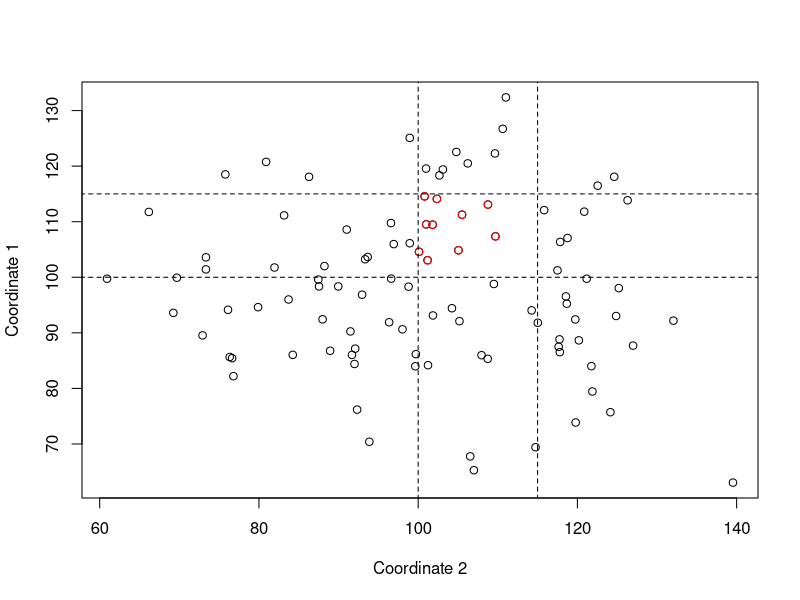
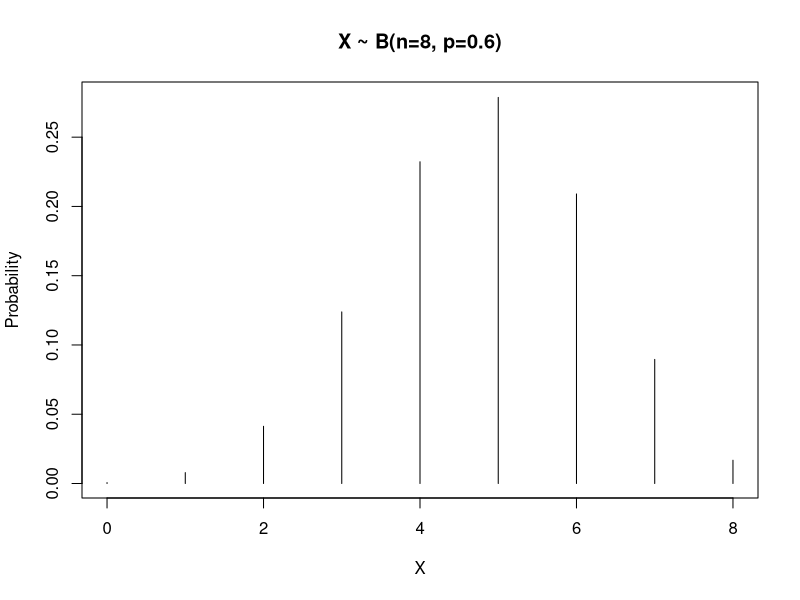
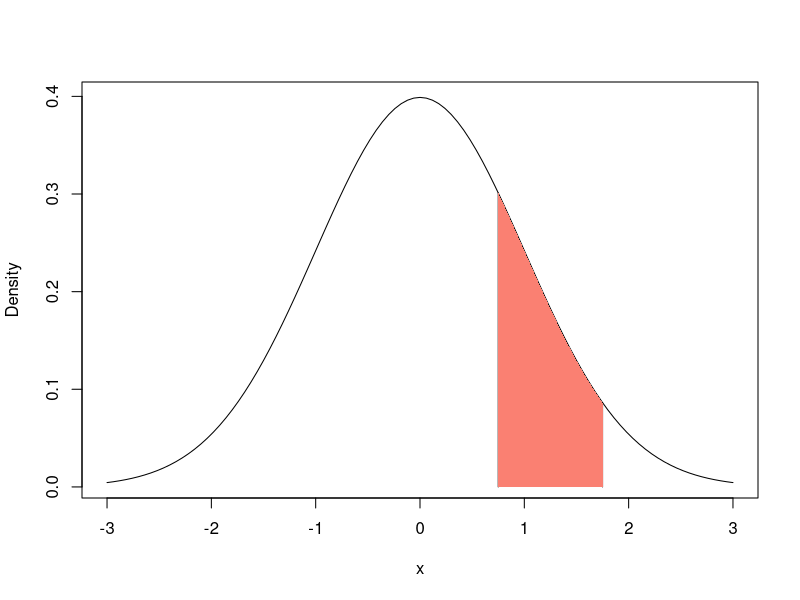
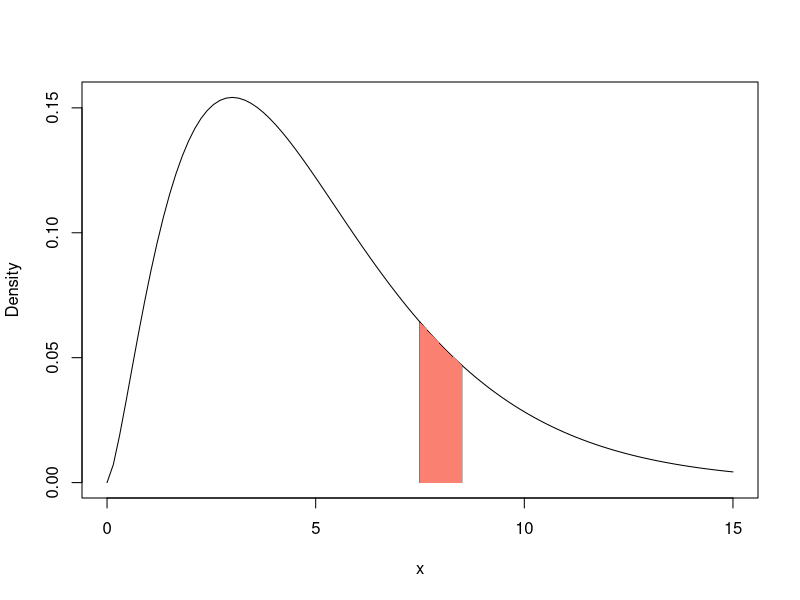
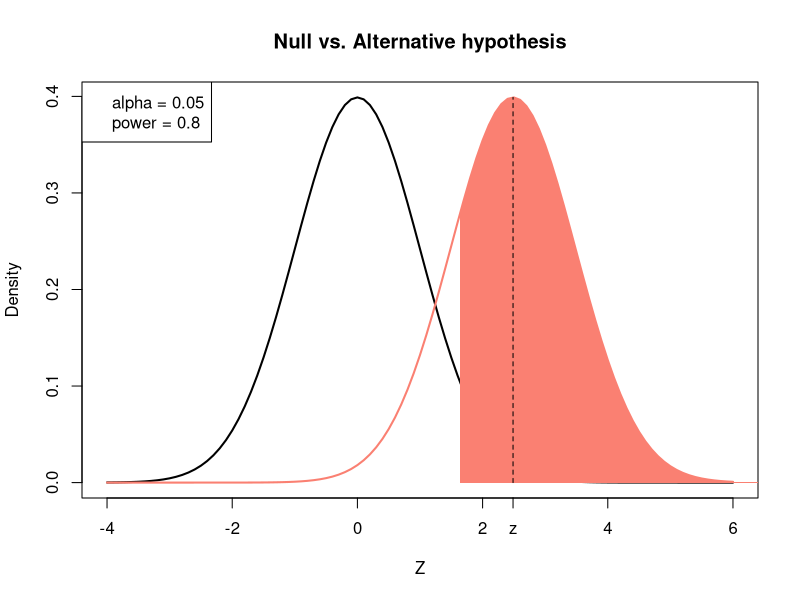
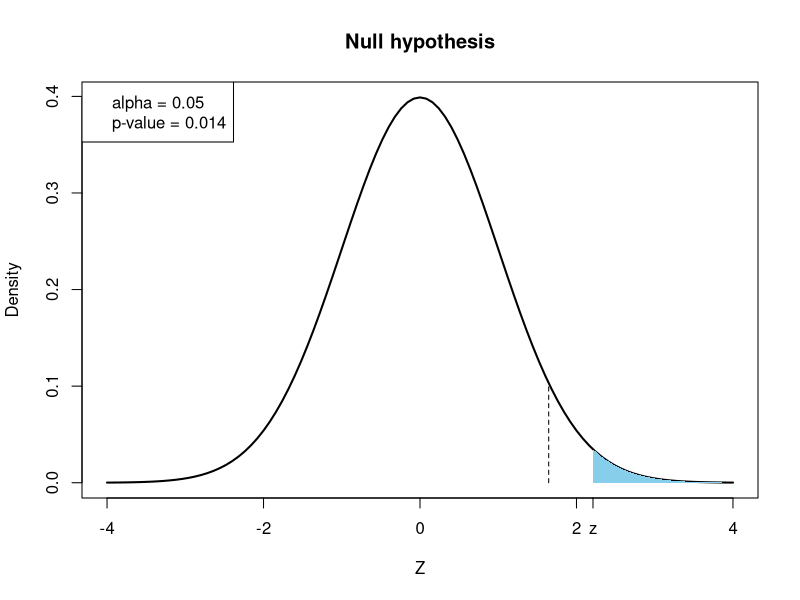
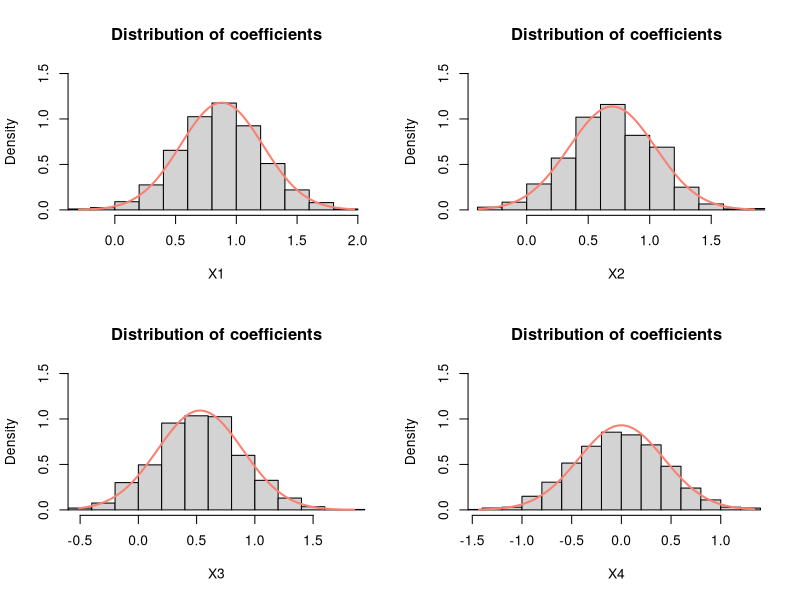
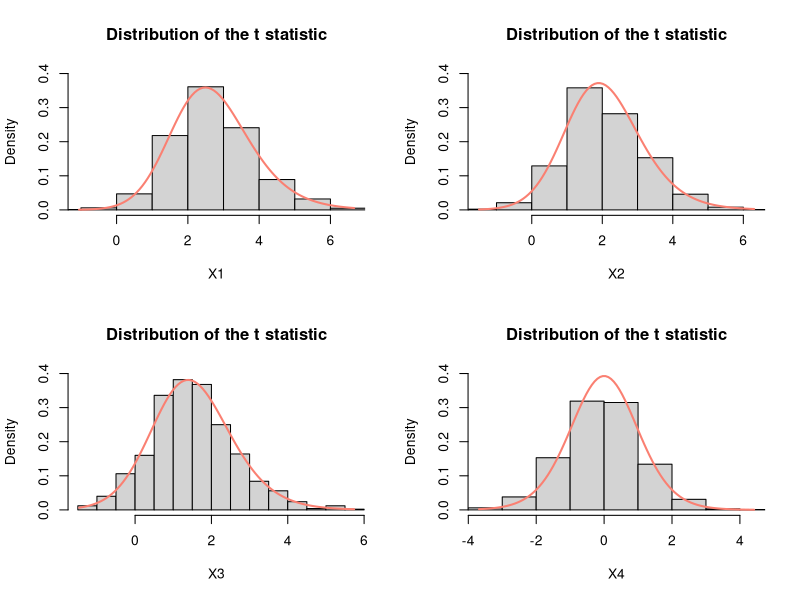

The R source for these figures, in order:
## ---- chunk 1
3 + 2              # Sum
5 - 2              # Subtraction
3 * 4              # Multiplication
15 / 5             # Division
2^3                # Power
10 + (2 + 3) * 3^2 # Preference order for computing
## ---- chunk 2
a <- 3 # Best option
3 -> a # Less common...
a = 3  # Not recommended
a      # Visualize the object
## ---- chunk 3
# TRUE <- 4 # Error
?reserved # See reserved words
?objects
## ---- chunk 4
a <- 3
b <- 2
c <- a + b
## ---- chunk 5
a <- 1
b <- 2
c <- 1 + 2
## ---- chunk 6
d <- "cat"
e <- "dog"
## ---- chunk 7
d <- factor("cat")
e <- "dog"
## ---- chunk 8
A <- 5
A == A # TRUE
B <- 5
A == B # TRUE

a <- 4
A == a # FALSE: R is case-sensitive
A > a  # TRUE: A is greater than a
## ---- chunk 9
i <- 1i           # Square root of -1
exp(i*pi) + 1     # Euler's identity
## ---- chunk 10
?Constants
pi
## ---- chunk 11
n <- c(1, 2, 3, 4)                           # Numeric
l <- c(TRUE, FALSE)                          # Logical
k <- c("cat", "dog")                         # Character
k <- factor(c("cat", "dog"), ordered = TRUE) # Factor
x <- c(1 + 2i, 4i)                           # Complex

# Preference order:
# 1. Character
# 2. Complex
# 3. Numeric
# 4. Logical / Factor
## ---- chunk 12
# Vector of numbers from 0 to 20 by steps of 2:
y <- seq(from = 0, to = 20, by = 2)
w <- 1:4 # Vector of integers from 1 to 4

# Concatenate the vectors:
z <- c(y, w)

# Take samples from random variables:
set.seed(2025)
rbinom(n = 10, size = 5, prob = 0.5)
rnorm(n = 10, mean = 0, sd = 1)
rt(n = 10, df = 5)
rchisq(n = 10, df = 5)
runif(n = 10, min = 0, max = 1)

# Random letters and categories:
sample(x = letters, size = 10, replace = TRUE)
sample(c("dog", "cat"), size = 5, replace = TRUE)

# Automatic creation of long character vectors:
paste("Sujeto", 1:20, sep = "")
## ---- chunk 13
z <- 1:6

# Extract elements:
z[1]
z[c(2, 5)]

# Remove elements:
z[-1]
z[-c(2, 5)]
## ---- chunk 14
x <- sample(x = 1:5, size = 6, replace = TRUE)

mean(x)
median(x)
var(x)
sd(x)
min(x)
max(x)
sum(x)
prod(x)
log(x)
exp(x)
length(x)
head(x, n = 3)
tail(x, n = 3)
table(x)

?mean
x[1] <- NA
mean(x, na.rm = TRUE)
## ---- chunk 15
x <- rnorm(n = 100, mean = 100, sd = 15)
y <- rnorm(n = 100, mean = 100, sd = 15)

plot(x, y, ylab = "Coordinate 1", xlab = "Coordinate 2")

# Highlight specific coordinates:
condition <- x > 100 & x < 115 & y > 100 & y < 115
indices <- which(condition)
points(x[indices], y[indices], col = "red")

# Draw segments:
segments(x0 = 100, x1 = 100, y0 = 0, y1 = 150, lty = "dashed")
segments(x0 = 115, x1 = 115, y0 = 0, y1 = 150, lty = "dashed")
segments(x0 = 0, x1 = 150, y0 = 100, y1 = 100, lty = "dashed")
segments(x0 = 0, x1 = 150, y0 = 115, y1 = 115, lty = "dashed")
## ---- chunk 16
set.seed(123)                           # Random seed
N <- 1000                               # Sample size
n <- 8                                  # Number of trials
prob <- 0.60                            # Probability of success
b <- rbinom(N, size = n, prob = prob)   # 1000 samples from Binomial
empirical <- table(b)/1000              # Empirical proportions

factural <- dbinom(0:n, size = n,
                   prob = prob)         # Theoretical proportions
cbind(empirical, factural)              # Compare empirical and theoretical

# Plot the theoretical distribution:
plot(0:n, factural, main = paste("X ~ B(n=", n, ", p=", prob, ")", sep = ""),
     xlab = "X", ylab = "Probability", type = "h")
## ---- chunk 17
X <- rnorm(n = 100000, mean = 0, sd = 1)

x <- 1.25
delta <- 1
mean((X > x-delta/2 & X < x+delta/2)) / delta

dnorm(x, mean = 0, sd = 1)

curve(dnorm(x, mean = 0, sd = 1), xlim = c(-3, 3), ylab = "Density")
segments(x0 = x-delta/2, x1 = x-delta/2, y0 = 0, y1 = dnorm(x-delta/2))
segments(x0 = x+delta/2, x1 = x+delta/2, y0 = 0, y1 = dnorm(x+delta/2))

x_fill <- seq(x - delta/2, x + delta/2, length.out = 100)
y_fill <- dnorm(x_fill, mean = 0, sd = 1)

polygon(c(x - delta/2, x_fill, x + delta/2),
        c(0, y_fill, 0),
        col = "salmon", border = NA)
## ---- chunk 18
df <- 5
X <- rchisq(n = 100000, df = df)

x <- 8
delta <- 1
mean((X > x-delta/2 & X < x+delta/2)) / delta

dchisq(x, df = df)

curve(dchisq(x, df = df), xlim = c(0, 15), ylab = "Density")
segments(x0 = x-delta/2, x1 = x-delta/2, y0 = 0, y1 = dchisq(x-delta/2, df = df))
segments(x0 = x+delta/2, x1 = x+delta/2, y0 = 0, y1 = dchisq(x+delta/2, df = df))

x_fill <- seq(x - delta/2, x + delta/2, length.out = 100)
y_fill <- dchisq(x_fill, df = df)

polygon(c(x - delta/2, x_fill, x + delta/2),
        c(0, y_fill, 0),
        col = "salmon", border = NA)
## ---- chunk 19
# Create a matrix with a number of rows and columns:
N <- matrix(1:4, nrow = 2, ncol = 2)
N

# Create a matrix by binding vectors:
x1 <- rnorm(n = 5, mean = 0, sd = 1)
x2 <- runif(n = 5, min = 0, max = 1)
rbind(x1, x2)
X <- cbind(x1, x2)
X

# Set names:
colnames(X) <- paste("Score", 1:2, sep = "_")
rownames(X) <- paste("Suject", 1:5, sep = " ")
X
## ---- chunk 20
X <- matrix(rnorm(2*4), nrow = 2, ncol = 4)
X

X[2, 4] # Element in row 2, column 4
X[2, ]  # All elements in row 2
X[, 4]  # All elements in column 4
## ---- chunk 21
# Matrix by vector multiplication:
set.seed(123)
N <- 20
p <- 4
b <- rnorm(n = p, mean = 0.5, sd = 2)
X <- matrix(rnorm(N*p), nrow = N, ncol = p-1)
X <- cbind(1, X)

e <- rnorm(N, mean = 0, sd = 1.5)
y <- X %*% b + e

fit <- lm(y ~ 0 + X)
summary(fit)
fit$coefficients
solve(t(X) %*% X) %*% t(X) %*% y
## ---- chunk 22
Z <- matrix(rnorm(6), nrow = 3, ncol = 2)
Y <- matrix(rnorm(6), nrow = 2, ncol = 3)
ZY <- Z %*% Y
ZY

Z[, 1, drop = FALSE] %*% Y[1, , drop = FALSE] +
  Z[, 2, drop = FALSE] %*% Y[2, , drop = FALSE]
## ---- chunk 23
ncol(ZY)
nrow(ZY)
rowSums(ZY)
colMeans(ZY)

# Apply a custom function to each column
X <- matrix(runif(16), nrow = 4, ncol = 4)

geomean <- function(x) {
  n <- length(x)
  result <- prod(x)^(1/n)
  return(result)
}

apply(X, MARGIN = 2, FUN = geomean)
## ---- chunk 24
A <- array(rnorm(2*3*4), dim = c(2, 3, 4))
A

apply(A, MARGIN = 2, FUN = mean)      # Across dimensions 1 and 3
apply(A, MARGIN = c(1, 2), FUN = sum) # Across slices
## ---- chunk 25
N <- 100
x1 <- sample(c("dog", "cat"), size = N, replace = TRUE)
x2 <- sample(1:4, size = N, replace = TRUE)

df <- data.frame(pet = x1, score = x2)
df$pet
df$score

fit <- lm(score ~ pet, data = df)
summary(fit)
## ---- chunk 26
L <- list(1, 1:5, matrix(1:16, nrow = 4, ncol = 4))
L

# Multiply and sum rank-1 matrices using lapply
f <- function(i) {
  x <- Z[, i, drop = FALSE] %*% Y[i, , drop = FALSE]
  return(x)
}
ZY <- lapply(1:ncol(Z), FUN = f)
ZY
ZY[[1]] + ZY[[2]]
## ---- chunk 27
objects()
ls()
## ---- chunk 28
set.seed(123) # Fix the seed to get the same random numbers

# Setup:
N <- 10                               # Sample size
x <- rnorm(N, mean = 0, sd = 1)       # Predictor / Independent variable
sigma <- 1.5                          # Standard deviation of the errors
true_se <- sigma / sqrt(var(x)*(N-1)) # True standard error of b
power <- 0.80                         # Statistical power
alpha <- 0.05                         # Type-I error
threshold <- qnorm(1-alpha)           # One-sided point for rejection

# Get the b that gives the desired statistical power:
b <- qnorm(power, mean = threshold, sd = 1) * true_se
## ---- chunk 29
# Simulation setup:
nsim <- 1000                  # Number of replicas
pval <- vector(length = nsim) # Initialize the vector

for(i in 1:nsim) {

  e <- rnorm(N, mean = 0, sd = sigma)
  y <- 1 + x*b + e
  fit <- lm(y ~ x)
  z_statistic <- fit$coefficients[2] / true_se
  pval[i] <- 1-pnorm(z_statistic, mean = 0, sd = 1)

}

mean(pval < alpha) # Proportion of times that the pvalue is smaller than alpha
power
## ---- chunk 30
z_statistic <- b / true_se

# Visualize the null hypothesis:
curve(dnorm(x, mean = 0, sd = 1), xlim = c(-4, 6), lwd = 2,
      xlab = "Z", ylab = "Density", main = "Null vs. Alternative hypothesis")

# Visualize the alternative hypothesis:
curve(dnorm(x, mean = z_statistic, sd = 1), col = "salmon", lwd = 2, add = TRUE)

# Shaded area under the alternative curve beyond the threshold:
x_fill <- seq(threshold, 10, length.out = 100)
y_fill <- dnorm(x_fill, mean = z_statistic, sd = 1)

polygon(c(threshold, x_fill, 10),
        c(0, y_fill, 0),
        col = "salmon", border = NA)

# Highlight the true z-statistic:
segments(x0 = z_statistic,
         x1 = z_statistic,
         y0 = 0,
         y1 = dnorm(z_statistic, mean = z_statistic),
         lty = "dashed")

axis(1, at = z_statistic, label = "z")
legend(x = "topleft", legend = c(paste("alpha =", alpha),
                                 paste("power =", power)))
## ---- chunk 31
# Generate a random z-statistic under the alternative hypothesis:
z_statistic <- rnorm(1, mean = b / true_se, sd = 1)
pval <- round(1 - pnorm(z_statistic), 3)

curve(dnorm(x, mean = 0, sd = 1), xlim = c(-4, 4), lwd = 2,
      xlab = "Z", ylab = "Density", main = "Null hypothesis")

# Shade the p-value region:
x_fill <- seq(z_statistic, 10, length.out = 100)
y_fill <- dnorm(x_fill, mean = 0, sd = 1)

polygon(c(z_statistic, x_fill, 10),
        c(0, y_fill, 0),
        col = "skyblue", border = NA)

segments(x0 = threshold,
         x1 = threshold,
         y0 = 0,
         y1 = dnorm(threshold, mean = 0, sd = 1),
         lty = "dashed")

axis(1, at = z_statistic, label = "z")
legend(x = "topleft", legend = c(paste("alpha =", alpha),
                                 paste("p-value =", pval)))
## ---- chunk 32
set.seed(123)
N <- 20
p <- 4
b <- rnorm(n = p, mean = 0.5, sd = 2)
X <- matrix(rnorm(N*p), nrow = N, ncol = p-1)
X <- cbind(1, X)

nsim <- 1000
sigma <- 1.5
true_se <- sqrt(diag(sigma^2 * solve(t(X) %*% X)))
power <- c(0.80, 0.60, 0.40, 0.05)
alpha <- 0.05
threshold <- qt(1 - alpha, df = N - p)

f <- function(power, threshold) {
  suppressWarnings(uniroot(\(x) (1 - pt(threshold, df = N - p, ncp = x)) - power,
                           interval = c(-6, 6))$root)
}
t_stat <- sapply(power, FUN = f, threshold = threshold)
b <- t_stat * true_se

# Initialize result storage:
coefs <- matrix(NA, nsim, p)
se <- matrix(NA, nsim, p)
ts <- matrix(NA, nsim, p)
pval <- matrix(NA, nsim, p)
upper <- matrix(NA, nsim, p)
lower <- matrix(NA, nsim, p)
error <- vector(length = nsim)

for (i in 1:nsim) {
  e <- rnorm(N, mean = 0, sd = sigma)
  y <- X %*% b + e
  fit <- lm(y ~ 0 + X)
  coefs[i, ] <- coefficients(fit)
  error[i] <- sum(resid(fit)^2) / (N - p)
  se[i, ] <- sqrt(diag(error[i] * solve(t(X) %*% X)))
  ts[i, ] <- coefs[i, ] / se[i, ]
  upper[i, ] <- coefficients(fit) + qnorm(1 - alpha/2) * se[i, ]
  lower[i, ] <- coefficients(fit) + qnorm(alpha/2) * se[i, ]
  pval[i, ] <- (1 - pt(ts[i, ], df = N - p))
}
## ---- chunk 33
cbind(colMeans(coefs), b)     # Linear coefficients
cbind(colMeans(se), true_se)  # Standard errors
cbind(colMeans(ts), t_stat)   # t statistics

apply(pval, MARGIN = 2, FUN = \(x) mean(x < alpha)) # Empirical power
power
## ---- chunk 34
par(mfrow = c(2, 2))
for (i in 1:p) {
  hist(coefs[, i], main = "Distribution of coefficients", freq = FALSE,
       xlim = range(coefs[, i]), ylim = c(0, 1.5),
       xlab = names(coefficients(fit))[i])
  curve(dnorm(x, b[i], sd = true_se[i]), lwd = 2, col = "salmon", add = TRUE)
}
## ---- chunk 35
par(mfrow = c(2, 2))
for (i in 1:p) {
  hist(ts[, i], main = "Distribution of the t statistic", freq = FALSE,
       xlim = range(ts[, i]), ylim = c(0, 0.4),
       xlab = names(coefficients(fit))[i])
  curve(dt(x, df = N - p, ncp = t_stat[i]), lwd = 2, col = "salmon", add = TRUE)
}
## ---- chunk 36
par(mfrow = c(2, 2))
for (i in 1:p) {
  title <- paste("Distribution of the p-value for power =", power[i])
  hist(pval[, i], main = title, freq = FALSE,
       xlim = c(0, 1), xlab = names(coefficients(fit))[i])
}
